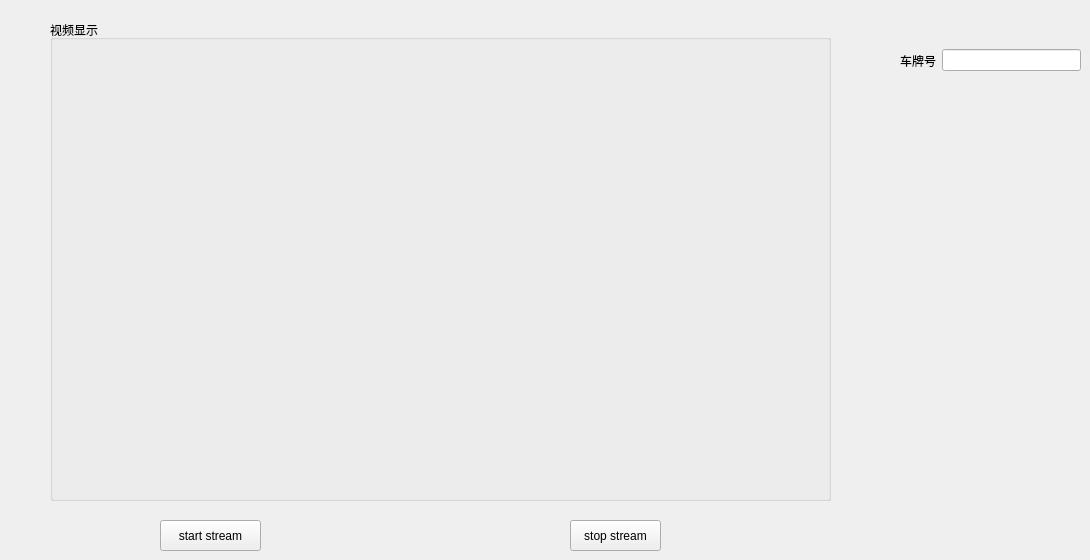
     <widget class="QWidget" name="page_3">
      <widget class="QGroupBox" name="groupBox">
       <property name="geometry">
        <rect>
         <x>50</x>
         <y>20</y>
         <width>781</width>
         <height>481</height>
        </rect>
       </property>
       <property name="title">
        <string>视频显示</string>
       </property>
       <layout class="QVBoxLayout" name="verticalLayout_6">
        <item>
         <widget class="QLabel" name="label_2">
          <property name="text">
           <string/>
          </property>
         </widget>
        </item>
       </layout>
      </widget>
      <widget class="QPushButton" name="startStream">
       <property name="geometry">
        <rect>
         <x>160</x>
         <y>520</y>
         <width>101</width>
         <height>31</height>
        </rect>
       </property>
       <property name="text">
        <string>start stream</string>
       </property>
      </widget>
      <widget class="QPushButton" name="stopStream">
       <property name="geometry">
        <rect>
         <x>570</x>
         <y>520</y>
         <width>91</width>
         <height>31</height>
        </rect>
       </property>
       <property name="text">
        <string>stop stream</string>
       </property>
      </widget>
      <widget class="QWidget" name="layoutWidget">
       <property name="geometry">
        <rect>
         <x>900</x>
         <y>40</y>
         <width>181</width>
         <height>41</height>
        </rect>
       </property>
       <layout class="QHBoxLayout" name="horizontalLayout_8">
        <item>
         <widget class="QLabel" name="label_3">
          <property name="text">
           <string>车牌号</string>
          </property>
         </widget>
        </item>
        <item>
         <widget class="QLineEdit" name="packedNumber"/>
        </item>
       </layout>
      </widget>
     </widget>
